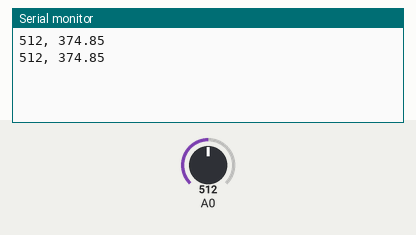
The sketch below on a simulated Arduino Uno, built with avr-gcc and run on an emulated ATmega328P. Parts: the last lines printed to the serial monitor. The test bench sets the inputs (shaded band); at power-on: A0 = 512.

Above: at 1.8 s.
1.9 s: A0 set to 716
At 2.8 s:
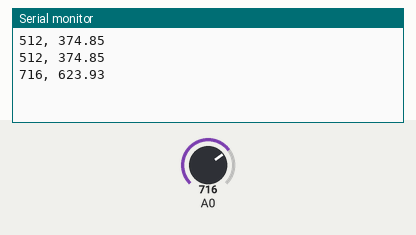
3.4 s: A0 set to 900
At 4.8 s:
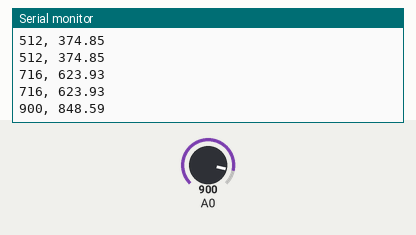
Timing chart, 0 to 6.4 s (numbered marks = the images above; inputs shaded):
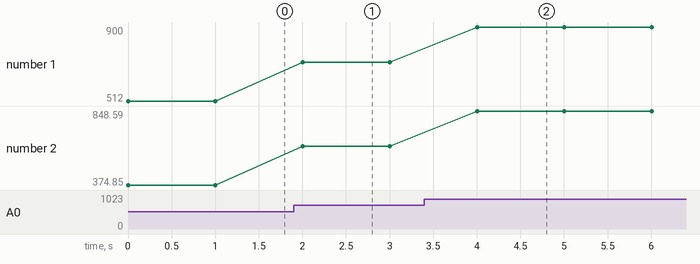

The sketch:

pressure_sensor_calibrator.ino
```cpp
void setup() {
  Serial.begin(9600);
}

static float digital_to_psi(int digital)
{
  return ((float)(digital - 205))*1.221;
}

void loop() {
  int pressure = analogRead(0);
  Serial.print(pressure);
  Serial.print(", ");
  Serial.println(digital_to_psi(pressure));
  delay(1000);
}
```

Measured:
- after the input at 1.9 s, the serial monitor: prints a new line after 0.10 s (image 1)
- after the input at 3.4 s, the serial monitor: prints a new line after 0.60 s (image 2)
- plotted number 1: 512 → 716 after the input at 1.9 s, 716 → 900 after the input at 3.4 s
- plotted number 2: 374.85 → 623.93 after the input at 1.9 s, 623.93 → 848.59 after the input at 3.4 s
